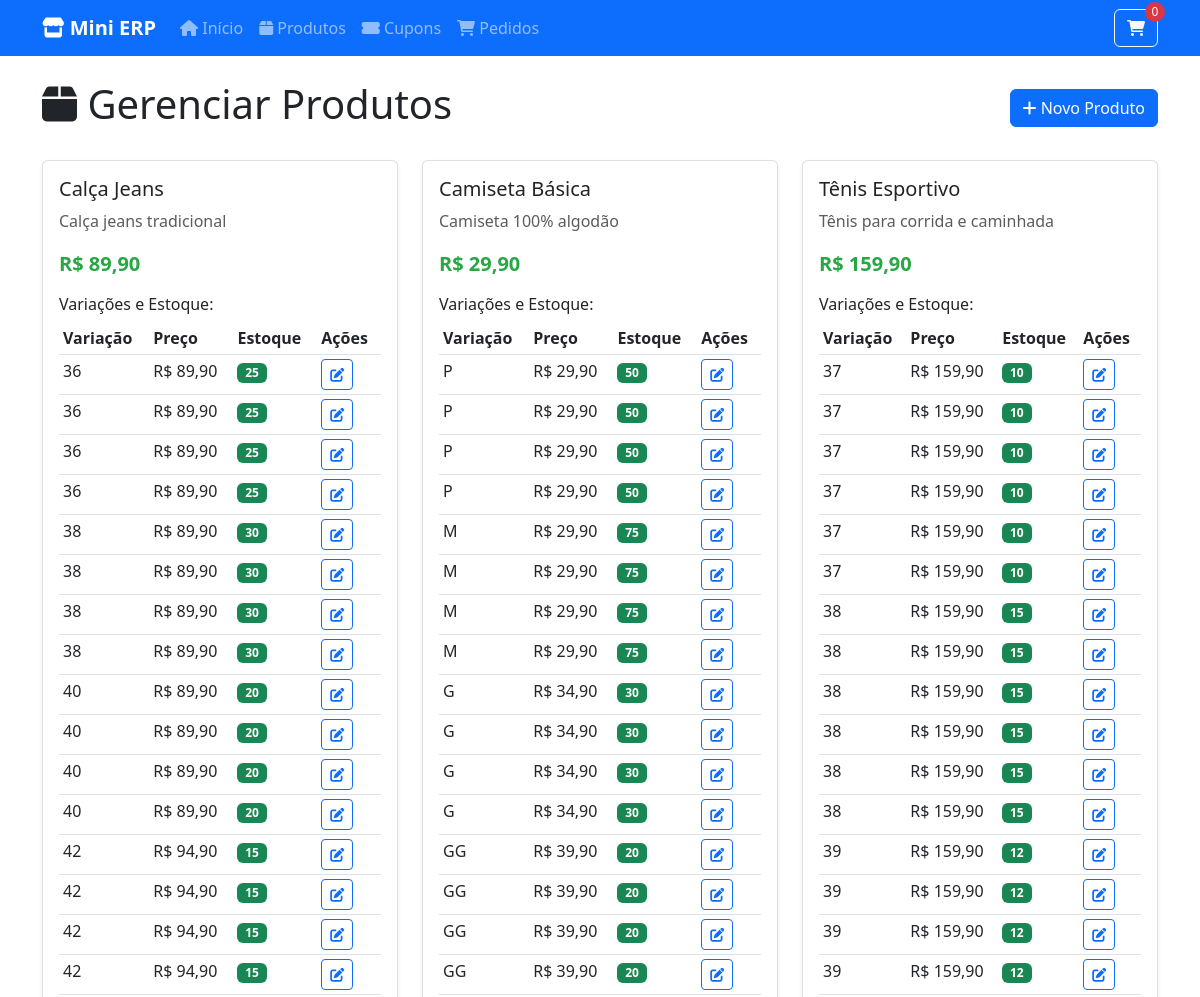
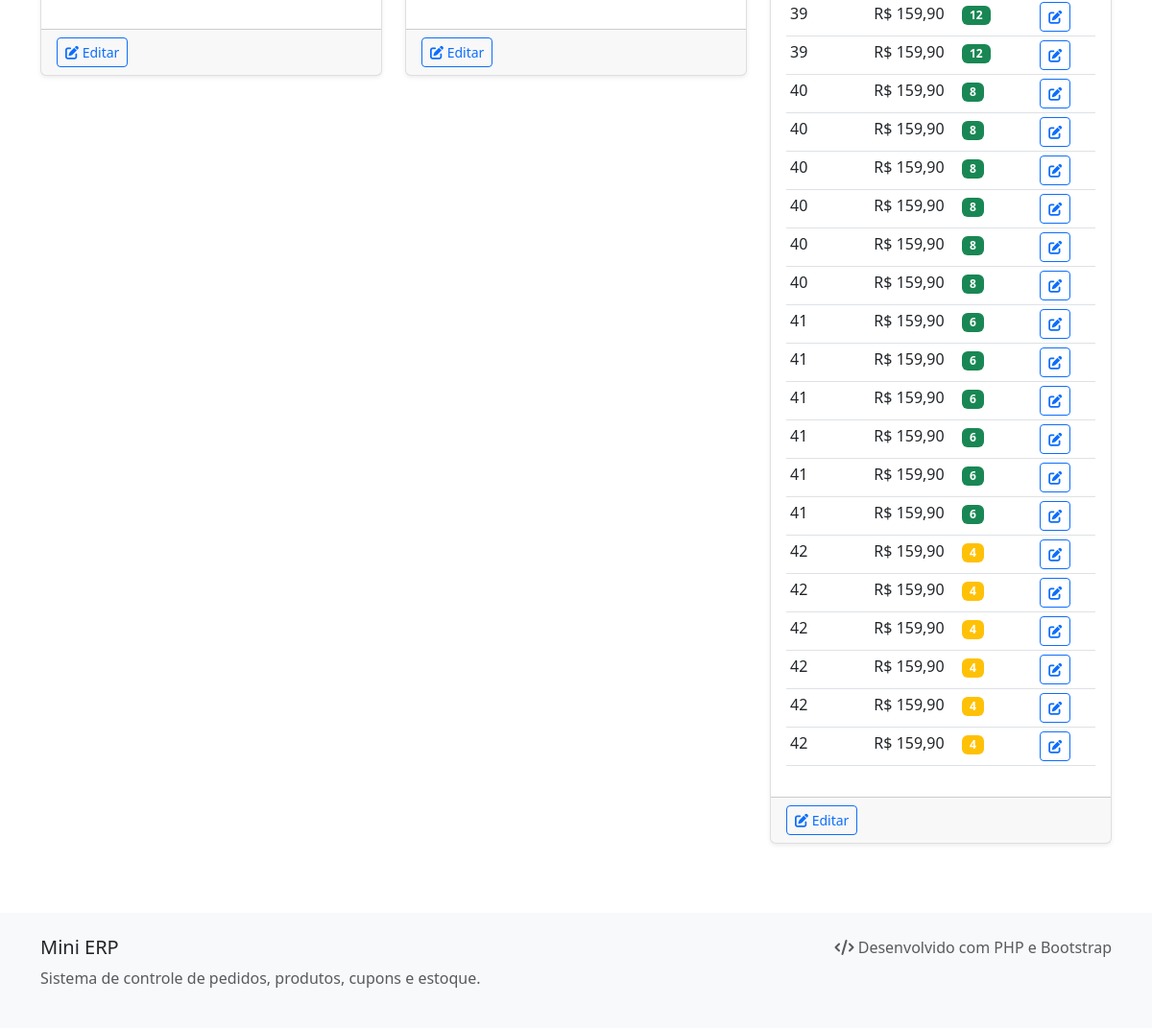
/produtos.php, run on the app's committed database (2 pictures, top to bottom).
### tables this page shows
CREATE TABLE produtos (
    id INT AUTO_INCREMENT PRIMARY KEY,
    nome VARCHAR(255) NOT NULL,
    preco DECIMAL(10,2) NOT NULL,
    descricao TEXT,
    ativo BOOLEAN DEFAULT TRUE,
    created_at TIMESTAMP DEFAULT CURRENT_TIMESTAMP,
    updated_at TIMESTAMP DEFAULT CURRENT_TIMESTAMP ON UPDATE CURRENT_TIMESTAMP
);

### classes/Produto.php (called while the page is built, shortened)
<?php
class Produto {
    private $conn;
    private $table_name = "produtos";
    public function __construct($db) {
        $this->conn = $db;
    }
    public function listar() {
        $query = "SELECT p.*,
                         GROUP_CONCAT(CONCAT(pv.id, ':', pv.nome, ':', pv.valor_adicional) SEPARATOR '|') as variacoes,
                         GROUP_CONCAT(CONCAT(e.variacao_id, ':', e.quantidade) SEPARATOR '|') as estoque
                  FROM " . $this->table_name . " p
                  LEFT JOIN produto_variacoes pv ON p.id = pv.produto_id AND pv.ativo = 1
                  LEFT JOIN estoque e ON p.id = e.produto_id
                  WHERE p.ativo = 1
                  GROUP BY p.id
                  ORDER BY p.nome";
        $stmt = $this->conn->prepare($query);
        $stmt->execute();
        return $stmt->fetchAll();
    }
}
?>

### produtos.php (the view, shortened to what this page needs)
<?php
require_once 'classes/Produto.php';
$database = new Database();
$db = $database->getConnection();
$produto = new Produto($db);
$produtos = $produto->listar();
include 'includes/header.php';
?>
<div class="row">
    <div class="col-12">
        <div class="d-flex justify-content-between align-items-center mb-4">
            <h1><i class="fas fa-box"></i> Gerenciar Produtos</h1>
            <button class="btn btn-primary" data-bs-toggle="modal" data-bs-target="#modalProduto">
                <i class="fas fa-plus"></i> Novo Produto
            </button>
        </div>
    </div>
</div>
<div class="row">
    <?php foreach ($produtos as $prod): ?>
        <div class="col-md-6 col-lg-4 mb-4">
            <div class="card">
                <div class="card-body">
                    <h5 class="card-title"><?php echo htmlspecialchars($prod['nome']); ?></h5>
                    <p class="card-text text-muted"><?php echo htmlspecialchars($prod['descricao']); ?></p>
                    <div class="price mb-3">R$ <?php echo number_format($prod['preco'], 2, ',', '.'); ?></div>
                    <?php if ($prod['variacoes']): ?>
                        <h6>Variações e Estoque:</h6>
                        <div class="table-responsive">
                            <table class="table table-sm">
                                <thead>
                                    <tr>
                                        <th>Variação</th>
                                        <th>Preço</th>
                                        <th>Estoque</th>
                                        <th>Ações</th>
                                    </tr>
                                </thead>
                                <tbody>
                                    <?php
                                    $variacoes = explode('|', $prod['variacoes']);
                                    $estoques = [];
                                    if ($prod['estoque']) {
                                        foreach (explode('|', $prod['estoque']) as $est) {
                                            $parts = explode(':', $est);
                                            if (count($parts) >= 2) {
                                                $estoques[$parts[0]] = $parts[1];
                                            }
                                        }
                                    }
                                    foreach ($variacoes as $var):
                                        $var_parts = explode(':', $var);
                                        if (count($var_parts) >= 3):
                                            $var_id = $var_parts[0];
                                            $var_nome = $var_parts[1];
                                            $var_valor = floatval($var_parts[2]);
                                            $estoque_qty = isset($estoques[$var_id]) ? $estoques[$var_id] : 0;
                                            $preco_final = $prod['preco'] + $var_valor;
                                    ?>
                                        <tr>
                                            <td><?php echo htmlspecialchars($var_nome); ?></td>
                                            <td>R$ <?php echo number_format($preco_final, 2, ',', '.'); ?></td>
                                            <td>
                                                <span class="badge <?php echo $estoque_qty <= 5 ? 'bg-warning' : 'bg-success'; ?>">
                                                    <?php echo $estoque_qty; ?>
                                                </span>
                                            </td>
                                            <td>
                                                <button class="btn btn-sm btn-outline-primary"
                                                        onclick="editarEstoque(<?php echo $prod['id']; ?>, <?php echo $var_id; ?>, <?php echo $estoque_qty; ?>)">
                                                    <i class="fas fa-edit"></i>
                                                </button>
                                            </td>
                                        </tr>
                                    <?php
                                        endif;
                                    endforeach;
                                    ?>
                                </tbody>
                            </table>
                        </div>
                    <?php endif; ?>
                </div>
                <div class="card-footer">
                    <button class="btn btn-outline-primary btn-sm"
                            onclick="editarProduto(<?php echo htmlspecialchars(json_encode($prod)); ?>)">
                        <i class="fas fa-edit"></i> Editar
                    </button>
                </div>
            </div>
        </div>
    <?php endforeach; ?>
</div>
<?php include 'includes/footer.php'; ?>

### includes/header.php (style rules this page uses)
.card { box-shadow: 0 0.125rem 0.25rem rgba(0, 0, 0, 0.075); border: 1px solid rgba(0, 0, 0, 0.125); }
.price { font-size: 1.25rem; font-weight: bold; color: #28a745; }

### data on the page
produtos: nome "Calça Jeans", descricao "Calça jeans tradicional", preco "89,90", var_nome "36", preco_final "89,90", estoque_qty "25", var_nome "38", estoque_qty "30", var_nome "40", estoque_qty "20", var_nome "42", preco_final "94,90", estoque_qty "15"
produtos: nome "Camiseta Básica", descricao "Camiseta 100% algodão", preco "29,90", var_nome "P", preco_final "29,90", estoque_qty "50", var_nome "M", estoque_qty "75", var_nome "G", preco_final "34,90", estoque_qty "30", var_nome "GG", preco_final "39,90", estoque_qty "20"
produtos: nome "Tênis Esportivo", descricao "Tênis para corrida e caminhada", preco "159,90", var_nome "37", estoque_qty "10", var_nome "38", estoque_qty "15", var_nome "39", estoque_qty "12", var_nome "40", estoque_qty "8", var_nome "41", estoque_qty "6", var_nome "42", estoque_qty "4"
